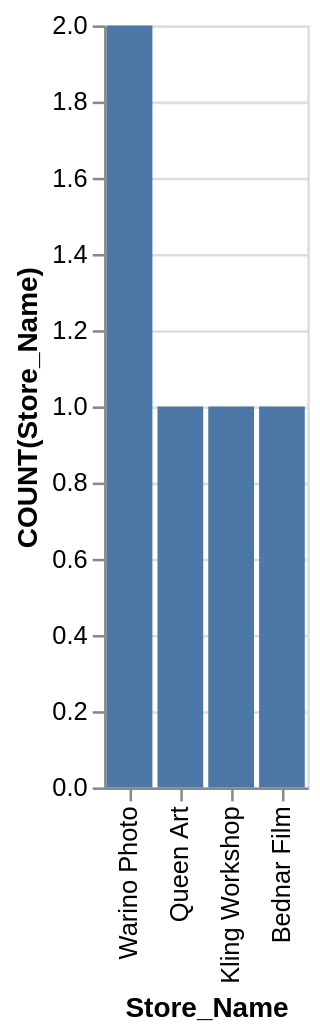

Vega-Lite specification stored for this chart:
### Vega-Lite specification from a JSON file in a GitHub repository (floating-point values rounded to 4 significant figures)
{"data": {"values": [{"x_data": "Warino Photo", "y_data": 2}, {"x_data": "Queen Art", "y_data": 1}, {"x_data": "Kling Workshop", "y_data": 1}, {"x_data": "Bednar Film", "y_data": 1}]}, "mark": "bar", "encoding": {"x": {"field": "x_data", "type": "nominal", "title": "Store_Name", "sort": "descending"}, "y": {"field": "y_data", "type": "quantitative", "title": "COUNT(Store_Name)"}}}
